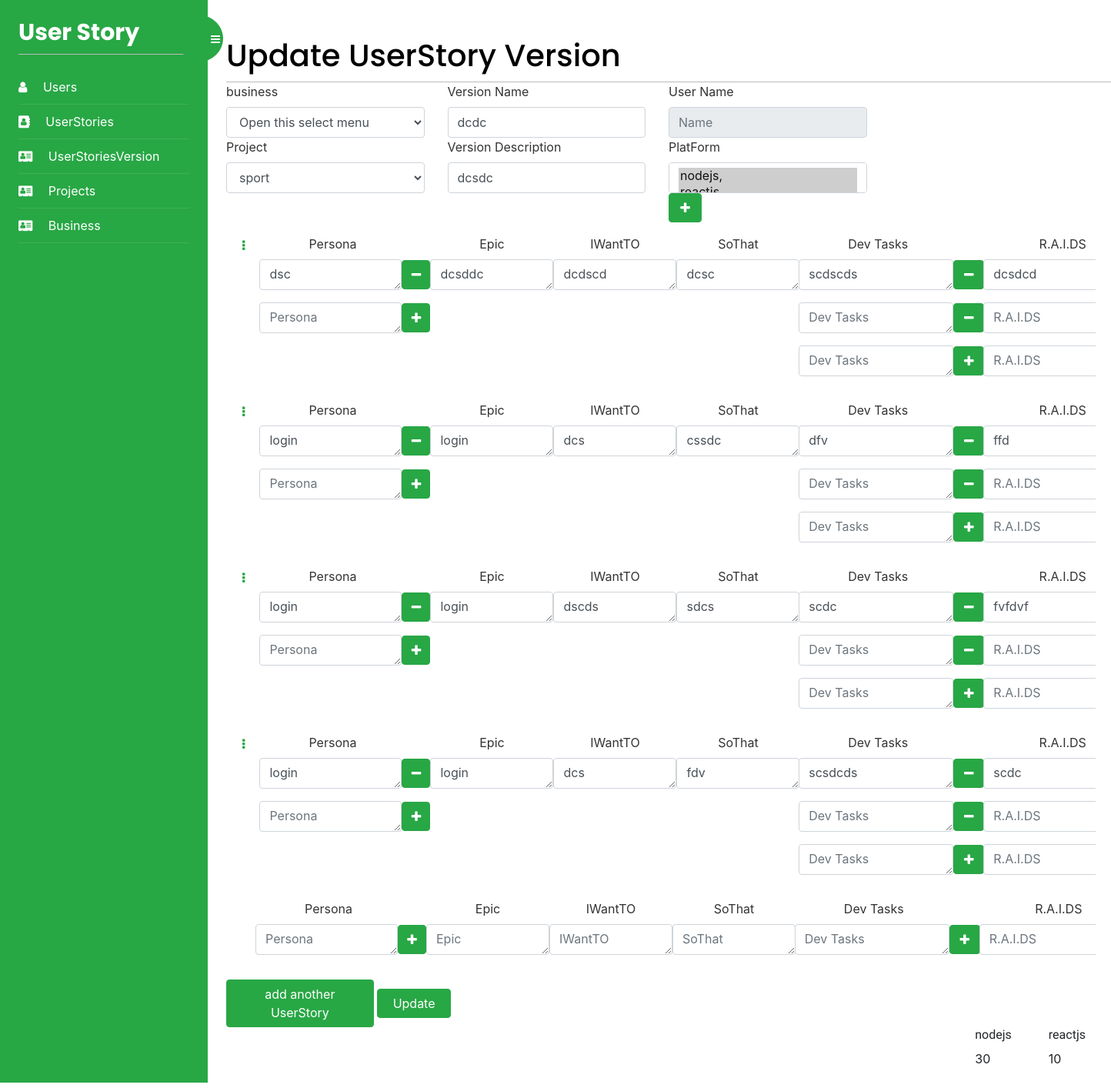
The app's page /UserStoryVersion/userStoryVersionEdit/29, older data.
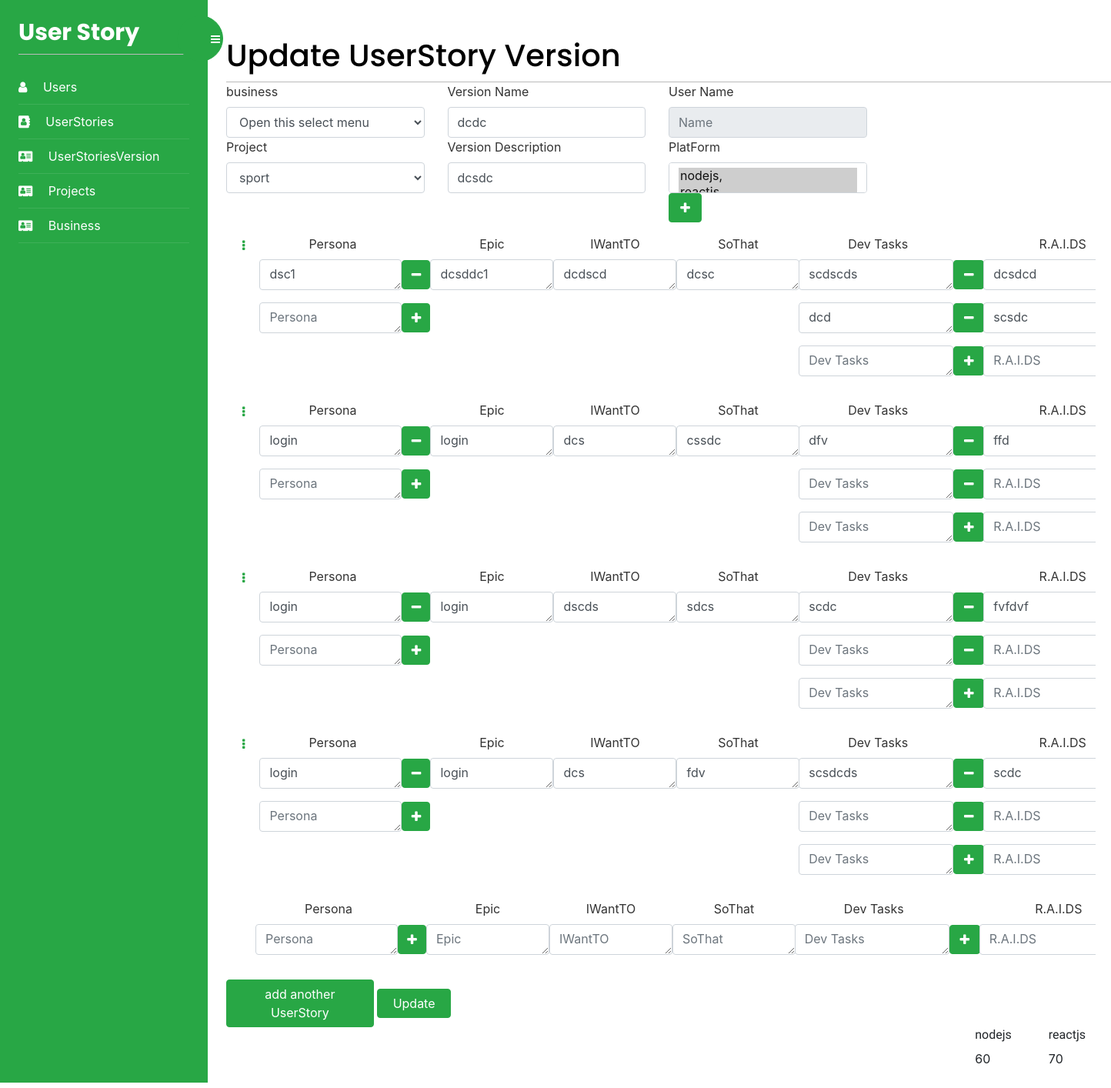
The same page, newer data.
### UserStoryApp/models.py (models this page shows, shortened)
class Persona(models.Model):
    id = models.AutoField(primary_key=True)
    Name = models.TextField(blank=True)
    class Meta:
        db_table = "Persona"

class UserStory(models.Model):
    id = models.AutoField(primary_key=True)
    iWantTO = models.TextField(blank=True)
    soThat = models.TextField(blank=True)
    priority = models.TextField(blank=True)
    userStoriesVersion = models.ForeignKey(
        UserStoryVersion, on_delete=models.CASCADE, blank=True, null=True)
    Persona = models.ManyToManyField(Persona)
    RAIDS = models.ManyToManyField(RAIDS)
    DevelopmentTask = models.ManyToManyField(DevelopmentTask)
    Estimates = models.ManyToManyField(Estimates)
    US_Group = models.ForeignKey(
        US_Group, on_delete=models.CASCADE, blank=True, null=True)
    Epic = models.ForeignKey(Epic, on_delete=models.CASCADE, null=True)
    platforms = []
    class Meta:
        db_table = "UserStory"

class Epic(models.Model):
    id = models.AutoField(primary_key=True)
    versionName = models.TextField(blank=True)
    class Meta:
        db_table = "Epic"

class DevelopmentTask(models.Model):
    id = models.AutoField(primary_key=True)
    description = models.TextField(blank=True)
    class Meta:
        db_table = "DevelopmentTask"

class RAIDS(models.Model):
    id = models.AutoField(primary_key=True)
    description = models.TextField(blank=True)
    class Meta:
        db_table = "RAIDS"

class Platform(models.Model):
    id = models.AutoField(primary_key=True)
    name = models.TextField(blank=True)
    class Meta:
        db_table = "Platform"

### UserStoryVersions/views.py (the view)
def userStoryVersionDetails(request, id):
    platforms = Platform.objects.all()
    User = get_user_model()
    userStoryVersion = UserStoryVersion.objects.get(id=id)
    userStory = UserStory.objects.filter(
        userStoriesVersion=userStoryVersion).all()
    project = Project.objects.all()
    business = Business.objects.all()
    projects = []
    current_user = request.user
    for p in project:
        projects.append({'id': p.id, 'name': p.name,
                        'business': p.Business.id})
    projectJson = dumps(projects)
    platformIds = []
    for user in userStory:
        for e in user.Estimates.all():
            platformIds.append(e.Platform.id)
    totalEstimates = []
    for u in userStory:
        for e in u.Estimates.all():
            status = next(
                (True for i in totalEstimates if int(i['id']) == e.Platform.id), False)
            if status:
                for estimate in totalEstimates:
                    if estimate['id'] == e.Platform.id:
                        estimate['hours'] = estimate['hours'] + e.noOfHours
            else:
                totalEstimates.append(
                    {'id': e.Platform.id, 'name': e.Platform.name, 'hours': e.noOfHours})
    return render(request, 'userStoryVersions/userStoryVersionsDetails.html',
                  {'totalEstimates': totalEstimates, 'platformIds': platformIds, 'platforms': platforms, 'userStoryVersion': userStoryVersion, 'userStories': userStory, 'persona': project, 'userName': current_user.username, 'project': projectJson, 'business': business})

### UserStoryVersions/templates/userStoryVersions/userStoryVersionsDetails.html (shortened to what the changed rows need)
{% extends "base.html" %}
{% block content %}
<div>
    <h1 class="m-auto">Update UserStory Version</h1>
</div>
<form method="post" style="height: 100%;overflow:hidden;">
    <div>
        {% for userStory in userStories %}
        <div class="container testimonial-group parent" style="overflow-x: hidden;">
            <div class="row no-gutters text-center flex-nowrap" id="UserStory">
                <div class="dropdown">
                    <button class="btn btn-transparent text-success p-0 show dropbtn fa fa-ellipsis-v" onclick="showmenu(event)"
                        type="button" data-toggle="dropdown">
                        </button>
                </div>
                <div class="form-group pl-5" style="height: 100%;min-width: 15rem;">
                    <div style="width:100% ;" class="row">
                        <div class="form-group col-10 mb-0">
                            <label for="exampleInputEmail1">Persona</label>
                        </div>
                    </div>
                    <div style="width: 100%;" class="row PersonDiv">
                        {% for Persona in userStory.Persona.all %}
                        <div class="form-group row">
                            <div class="col-10 m-0 p-0">
                                <textarea type="text" id="myInput" name="Persona" list="personList" style="display: inline;"
                                    class="form-control Persona" id="myInput" aria-describedby="emailHelp"
                                    placeholder="Persona">{{Persona.Name}}</textarea>
                            </div>
                            <i class="col-2 m-auto btn btn-success fa fa-minus" onclick="remove(this)"
                                style="display: flex;justify-content: center;align-items: center;"></i>
                        </div>
                        {% endfor %}
                    </div>
                    <div style="width:100% ;" class="row">
                        <div class="form-group row">
                            <div class="col-10 m-0 p-0">
                                <textarea type="text" id="myInput" name="Persona" list="personList" style="display: inline;"
                                    class="form-control Persona" id="myInput" aria-describedby="emailHelp" placeholder="Persona"></textarea>
                            </div>
                            <i class="col-2 m-auto btn btn-success fa fa-plus AddPersona"
                                style="display: flex;justify-content: center;align-items: center;"></i>
                        </div>
                    </div>
                </div>
                <div class="form-group m-0" style="margin: 0;min-width: 10rem;">
                    <label for="exampleInputEmail1">Epic</label>
                    <textarea type="text" id="epicInput" list="encodings" name="Epic" class="form-control input" id="epicInput"
                        aria-describedby="emailHelp" placeholder="Epic">{{userStory.Epic.versionName}}</textarea>
                </div>
                <div class="form-group" style="min-width: 10rem;">
                    <label for="exampleInputEmail1">IWantTO</label>
                    <textarea type="text" id="IWantTO" name="IWantTO" class="form-control" id="exampleInputEmail1"
                        aria-describedby="emailHelp" placeholder="IWantTO">{{userStory.iWantTO}}</textarea>
                </div>
                <div class="form-group" style="min-width: 10rem;">
                    <label for="exampleInputEmail1">SoThat</label>
                    <textarea type="text" id="SoThat" name="SoThat" class="form-control" id="exampleInputEmail1"
                        aria-describedby="emailHelp" placeholder="SoThat">{{userStory.soThat}}</textarea>
                </div>
                <div class="form-group" style="padding-left: 1.8rem;min-width: 15rem;">
                    <div style="width:100% ;" class="row">
                        <div class="form-group col-10 mb-0">
                            <label for="exampleInputEmail1">Dev Tasks</label>
                        </div>
                    </div>
                    <div style="width: 100%;" class="row DKDiv">
                        {% for DevelopmentTask in userStory.DevelopmentTask.all %}
                        <div class="form-group row">
                            <div class="col-10 m-0 p-0">
                                <textarea type="text" id="DevTasks" class="form-control Dev" name="Dev" id="exampleInputEmail1"
                                    aria-describedby="emailHelp" placeholder="Dev Tasks">{{DevelopmentTask.description}}</textarea>
                            </div>
                            <i class="col-2 m-auto btn btn-success fa fa-minus" onclick="remove(this)"
                                style="display: flex;justify-content: center;align-items: center;"></i>
                        </div>
                        {% endfor %}
                    </div>
                    <div style="width:100% ;" class="row">
                        <div class="form-group row">
                            <textarea type="text" id="DevTasks" class="form-control Dev col-10" name="Dev"
                                id="exampleInputEmail1" aria-describedby="emailHelp" placeholder="Dev Tasks"></textarea>
                            <i class="col-2 m-auto btn btn-success fa fa-plus AddDev"
                                style="display: flex;justify-content: center;align-items: center;"></i>
                        </div>
                    </div>
                </div>
                <div class="form-group" style="padding-left: 1.8rem;min-width: 15rem;">
                    <div style="width:100% ;" class="row">
                        <div class="form-group col-10 mb-0">
                            <label for="exampleInputEmail1">R.A.I.DS</label>
                        </div>
                    </div>
                    <div style="width: 100%;" class="row RAIDSDiv">
                        {% for RAIDS in userStory.RAIDS.all %}
                        <div class="form-group row">
                            <div class="col-10 m-0 p-0">
                                <textarea type="text" id="R.A.I.DS" class="form-control Raids" name="RAIDS" id="exampleInputEmail1"
                                    aria-describedby="emailHelp" placeholder="R.A.I.DS">{{RAIDS.description}}</textarea>
                            </div>
                    </div>
                        {% endfor %}
                    </div>
                    <div style="width:100% ;" class="row">
                        <div class="form-group row">
                            <textarea type="text" id="R.A.I.DS" class="form-control Raids col-10" name="RAIDS"
                                id="exampleInputEmail1" aria-describedby="emailHelp" placeholder="R.A.I.DS"></textarea>
                        </div>
                    </div>
                </div>
            </div>
        </div>
        {% endfor %}
    </div>
    <div style="float: right;">
        <div class="row TotalEstimates">
            {% for e in totalEstimates %}
            <div class="mr-5" id="t{{e.id}}">
                <h6>{{e.name}}</h6>
                <p id="t{{e.id}}" data="{{e.hours}}"><span>{{e.hours}}</span></p>
            </div>
            {% endfor %}
        </div>
    </div>
</form>
{% endblock %}

Row changes from the older to the newer data that the page shows:
changed UserStory "dcdscd": Epic "dcsddc" → "dcsddc1"
changed Persona: Persona "dsc" → "dsc1"
changed DevelopmentTask: Dev (not shown) → "dcd"
changed RAIDS: RAIDS (not shown) → "scsdc"
Text that changed along with them:
new list line: "nodejs"
new list line: "60"
new list line: "reactjs"
new list line: "70"
list line gone: "nodejs"
list line gone: "30"
list line gone: "reactjs"
list line gone: "10"
